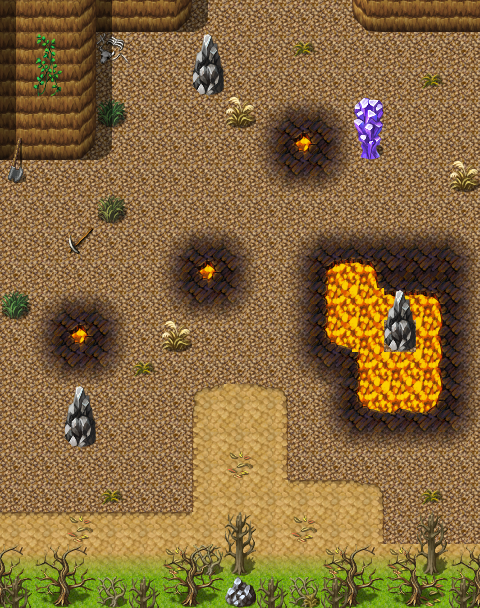

A 2D game scene composited from a Tiled map and its tileset images. What follows is a short description and the map's XML, with each tile layer's data collapsed to a summary:
An orthogonal 15x19 tile map with 32x32 px tiles, 4 tile layers (Ground, Objects, Above, Top), 1 hidden layer not drawn, 60 tilesets and 2 objects (mapchange, spawn).

<map version="1.8" tiledversion="1.8.4" orientation="orthogonal" renderorder="right-down" width="15" height="19" tilewidth="32" tileheight="32" infinite="0" nextlayerid="10" nextobjectid="3">
 <tileset firstgid="1" name="map_bed_1" tilewidth="32" tileheight="32" tilecount="128" columns="16">
  <image source="../drawable/map_bed_1.png" width="512" height="256" />
 </tileset>
 <tileset firstgid="129" name="map_border_1" tilewidth="32" tileheight="32" tilecount="128" columns="16">
  <image source="../drawable/map_border_1.png" width="512" height="256" />
 </tileset>
 <tileset firstgid="257" name="map_bridge_1" tilewidth="32" tileheight="32" tilecount="128" columns="16">
  <image source="../drawable/map_bridge_1.png" width="512" height="256" />
 </tileset>
 <tileset firstgid="385" name="map_bridge_2" tilewidth="32" tileheight="32" tilecount="128" columns="16">
  <image source="../drawable/map_bridge_2.png" width="512" height="256" />
 </tileset>
 <tileset firstgid="513" name="map_broken_1" tilewidth="32" tileheight="32" tilecount="128" columns="16">
  <image source="../drawable/map_broken_1.png" width="512" height="256" />
 </tileset>
 <tileset firstgid="641" name="map_cavewall_1" tilewidth="32" tileheight="32" tilecount="108" columns="18">
  <image source="../drawable/map_cavewall_1.png" width="576" height="192" />
 </tileset>
 <tileset firstgid="749" name="map_cavewall_2" tilewidth="32" tileheight="32" tilecount="108" columns="18">
  <image source="../drawable/map_cavewall_2.png" width="576" height="192" />
 </tileset>
 <tileset firstgid="857" name="map_cavewall_3" tilewidth="32" tileheight="32" tilecount="108" columns="18">
  <image source="../drawable/map_cavewall_3.png" width="576" height="192" />
 </tileset>
 <tileset firstgid="965" name="map_cavewall_4" tilewidth="32" tileheight="32" tilecount="108" columns="18">
  <image source="../drawable/map_cavewall_4.png" width="576" height="192" />
 </tileset>
 <tileset firstgid="1073" name="map_chair_table_1" tilewidth="32" tileheight="32" tilecount="128" columns="16">
  <image source="../drawable/map_chair_table_1.png" width="512" height="256" />
 </tileset>
 <tileset firstgid="1201" name="map_chair_table_2" tilewidth="32" tileheight="32" tilecount="128" columns="16">
  <image source="../drawable/map_chair_table_2.png" width="512" height="256" />
 </tileset>
 <tileset firstgid="1329" name="map_crate_1" tilewidth="32" tileheight="32" tilecount="128" columns="16">
  <image source="../drawable/map_crate_1.png" width="512" height="256" />
 </tileset>
 <tileset firstgid="1457" name="map_cupboard_1" tilewidth="32" tileheight="32" tilecount="128" columns="16">
  <image source="../drawable/map_cupboard_1.png" width="512" height="256" />
 </tileset>
 <tileset firstgid="1585" name="map_curtain_1" tilewidth="32" tileheight="32" tilecount="128" columns="16">
  <image source="../drawable/map_curtain_1.png" width="512" height="256" />
 </tileset>
 <tileset firstgid="1713" name="map_entrance_1" tilewidth="32" tileheight="32" tilecount="128" columns="16">
  <image source="../drawable/map_entrance_1.png" width="512" height="256" />
 </tileset>
 <tileset firstgid="1841" name="map_entrance_2" tilewidth="32" tileheight="32" tilecount="128" columns="16">
  <image source="../drawable/map_entrance_2.png" width="512" height="256" />
 </tileset>
 <tileset firstgid="1969" name="map_fence_1" tilewidth="32" tileheight="32" tilecount="128" columns="16">
  <image source="../drawable/map_fence_1.png" width="512" height="256" />
 </tileset>
 <tileset firstgid="2097" name="map_fence_2" tilewidth="32" tileheight="32" tilecount="128" columns="16">
  <image source="../drawable/map_fence_2.png" width="512" height="256" />
 </tileset>
 <tileset firstgid="2225" name="map_fence_3" tilewidth="32" tileheight="32" tilecount="128" columns="16">
  <image source="../drawable/map_fence_3.png" width="512" height="256" />
 </tileset>
 <tileset firstgid="2353" name="map_fence_4" tilewidth="32" tileheight="32" tilecount="128" columns="16">
  <image source="../drawable/map_fence_4.png" width="512" height="256" />
 </tileset>
 <tileset firstgid="2481" name="map_ground_1" tilewidth="32" tileheight="32" tilecount="128" columns="16">
  <image source="../drawable/map_ground_1.png" width="512" height="256" />
 </tileset>
 <tileset firstgid="2609" name="map_ground_2" tilewidth="32" tileheight="32" tilecount="128" columns="16">
  <image source="../drawable/map_ground_2.png" width="512" height="256" />
 </tileset>
 <tileset firstgid="2737" name="map_ground_3" tilewidth="32" tileheight="32" tilecount="128" columns="16">
  <image source="../drawable/map_ground_3.png" width="512" height="256" />
 </tileset>
 <tileset firstgid="2865" name="map_ground_4" tilewidth="32" tileheight="32" tilecount="128" columns="16">
  <image source="../drawable/map_ground_4.png" width="512" height="256" />
 </tileset>
 <tileset firstgid="2993" name="map_ground_5" tilewidth="32" tileheight="32" tilecount="128" columns="16">
  <image source="../drawable/map_ground_5.png" width="512" height="256" />
 </tileset>
 <tileset firstgid="3121" name="map_ground_6" tilewidth="32" tileheight="32" tilecount="128" columns="16">
  <image source="../drawable/map_ground_6.png" width="512" height="256" />
 </tileset>
 <tileset firstgid="3249" name="map_ground_7" tilewidth="32" tileheight="32" tilecount="128" columns="16">
  <image source="../drawable/map_ground_7.png" width="512" height="256" />
 </tileset>
 <tileset firstgid="3377" name="map_ground_8" tilewidth="32" tileheight="32" tilecount="128" columns="16">
  <image source="../drawable/map_ground_8.png" width="512" height="256" />
 </tileset>
 <tileset firstgid="3505" name="map_house_1" tilewidth="32" tileheight="32" tilecount="128" columns="16">
  <image source="../drawable/map_house_1.png" width="512" height="256" />
 </tileset>
 <tileset firstgid="3633" name="map_house_2" tilewidth="32" tileheight="32" tilecount="128" columns="16">
  <image source="../drawable/map_house_2.png" width="512" height="256" />
 </tileset>
 <tileset firstgid="3761" name="map_indoor_1" tilewidth="32" tileheight="32" tilecount="128" columns="16">
  <image source="../drawable/map_indoor_1.png" width="512" height="256" />
 </tileset>
 <tileset firstgid="3889" name="map_indoor_2" tilewidth="32" tileheight="32" tilecount="128" columns="16">
  <image source="../drawable/map_indoor_2.png" width="512" height="256" />
 </tileset>
 <tileset firstgid="4017" name="map_kitchen_1" tilewidth="32" tileheight="32" tilecount="128" columns="16">
  <image source="../drawable/map_kitchen_1.png" width="512" height="256" />
 </tileset>
 <tileset firstgid="4145" name="map_outdoor_1" tilewidth="32" tileheight="32" tilecount="128" columns="16">
  <image source="../drawable/map_outdoor_1.png" width="512" height="256" />
 </tileset>
 <tileset firstgid="4273" name="map_pillar_1" tilewidth="32" tileheight="32" tilecount="128" columns="16">
  <image source="../drawable/map_pillar_1.png" width="512" height="256" />
 </tileset>
 <tileset firstgid="4401" name="map_pillar_2" tilewidth="32" tileheight="32" tilecount="128" columns="16">
  <image source="../drawable/map_pillar_2.png" width="512" height="256" />
 </tileset>
 <tileset firstgid="4529" name="map_plant_1" tilewidth="32" tileheight="32" tilecount="128" columns="16">
  <image source="../drawable/map_plant_1.png" width="512" height="256" />
 </tileset>
 <tileset firstgid="4657" name="map_plant_2" tilewidth="32" tileheight="32" tilecount="128" columns="16">
  <image source="../drawable/map_plant_2.png" width="512" height="256" />
 </tileset>
 <tileset firstgid="4785" name="map_rock_1" tilewidth="32" tileheight="32" tilecount="128" columns="16">
  <image source="../drawable/map_rock_1.png" width="512" height="256" />
 </tileset>
 <tileset firstgid="4913" name="map_rock_2" tilewidth="32" tileheight="32" tilecount="128" columns="16">
  <image source="../drawable/map_rock_2.png" width="512" height="256" />
 </tileset>
 <tileset firstgid="5041" name="map_roof_1" tilewidth="32" tileheight="32" tilecount="128" columns="16">
  <image source="../drawable/map_roof_1.png" width="512" height="256" />
 </tileset>
 <tileset firstgid="5169" name="map_roof_2" tilewidth="32" tileheight="32" tilecount="128" columns="16">
  <image source="../drawable/map_roof_2.png" width="512" height="256" />
 </tileset>
 <tileset firstgid="5297" name="map_roof_3" tilewidth="32" tileheight="32" tilecount="128" columns="16">
  <image source="../drawable/map_roof_3.png" width="512" height="256" />
 </tileset>
 <tileset firstgid="5425" name="map_shop_1" tilewidth="32" tileheight="32" tilecount="128" columns="16">
  <image source="../drawable/map_shop_1.png" width="512" height="256" />
 </tileset>
 <tileset firstgid="5553" name="map_sign_ladder_1" tilewidth="32" tileheight="32" tilecount="128" columns="16">
  <image source="../drawable/map_sign_ladder_1.png" width="512" height="256" />
 </tileset>
 <tileset firstgid="5681" name="map_table_1" tilewidth="32" tileheight="32" tilecount="128" columns="16">
  <image source="../drawable/map_table_1.png" width="512" height="256" />
 </tileset>
 <tileset firstgid="5809" name="map_trail_1" tilewidth="32" tileheight="32" tilecount="128" columns="16">
  <image source="../drawable/map_trail_1.png" width="512" height="256" />
 </tileset>
 <tileset firstgid="5937" name="map_transition_1" tilewidth="32" tileheight="32" tilecount="128" columns="16">
  <image source="../drawable/map_transition_1.png" width="512" height="256" />
 </tileset>
 <tileset firstgid="6065" name="map_transition_2" tilewidth="32" tileheight="32" tilecount="128" columns="16">
  <image source="../drawable/map_transition_2.png" width="512" height="256" />
 </tileset>
 <tileset firstgid="6193" name="map_transition_3" tilewidth="32" tileheight="32" tilecount="128" columns="16">
  <image source="../drawable/map_transition_3.png" width="512" height="256" />
 </tileset>
 <tileset firstgid="6321" name="map_transition_4" tilewidth="32" tileheight="32" tilecount="128" columns="16">
  <image source="../drawable/map_transition_4.png" width="512" height="256" />
 </tileset>
 <tileset firstgid="6449" name="map_transition_5" tilewidth="32" tileheight="32" tilecount="128" columns="16">
  <image source="../drawable/map_transition_5.png" width="512" height="256" />
 </tileset>
 <tileset firstgid="6577" name="map_tree_1" tilewidth="32" tileheight="32" tilecount="128" columns="16">
  <image source="../drawable/map_tree_1.png" width="512" height="256" />
 </tileset>
 <tileset firstgid="6705" name="map_tree_2" tilewidth="32" tileheight="32" tilecount="128" columns="16">
  <image source="../drawable/map_tree_2.png" width="512" height="256" />
 </tileset>
 <tileset firstgid="6833" name="map_wall_1" tilewidth="32" tileheight="32" tilecount="128" columns="16">
  <image source="../drawable/map_wall_1.png" width="512" height="256" />
 </tileset>
 <tileset firstgid="6961" name="map_wall_2" tilewidth="32" tileheight="32" tilecount="120" columns="15">
  <image source="../drawable/map_wall_2.png" width="480" height="256" />
 </tileset>
 <tileset firstgid="7081" name="map_wall_3" tilewidth="32" tileheight="32" tilecount="120" columns="15">
  <image source="../drawable/map_wall_3.png" width="480" height="256" />
 </tileset>
 <tileset firstgid="7201" name="map_wall_4" tilewidth="32" tileheight="32" tilecount="120" columns="15">
  <image source="../drawable/map_wall_4.png" width="480" height="256" />
 </tileset>
 <tileset firstgid="7321" name="map_window_1" tilewidth="32" tileheight="32" tilecount="128" columns="16">
  <image source="../drawable/map_window_1.png" width="512" height="256" />
 </tileset>
 <tileset firstgid="7449" name="map_window_2" tilewidth="32" tileheight="32" tilecount="128" columns="16">
  <image source="../drawable/map_window_2.png" width="512" height="256" />
 </tileset>
 <layer id="1" name="Ground" width="15" height="19">
  <data>[285 cells, 285 non-empty, 10 distinct tile ids]</data>
 </layer>
 <layer id="2" name="Objects" width="15" height="19">
  <data>[285 cells, 122 non-empty, 42 distinct tile ids]</data>
 </layer>
 <layer id="3" name="Above" width="15" height="19">
  <data>[285 cells, 35 non-empty, 12 distinct tile ids]</data>
 </layer>
 <layer id="4" name="Top" width="15" height="19">
  <data>[285 cells, 6 non-empty, 3 distinct tile ids]</data>
 </layer>
 <layer id="5" name="Walkable" width="15" height="19" visible="0">
  <data>[285 cells, 82 non-empty, 1 distinct tile ids]</data>
 </layer>
 <objectgroup id="6" name="Mapevents">
  <object id="1" name="west" type="mapchange" x="0" y="512" width="32" height="64">
   <properties>
    <property name="map" value="way_to_sullengard_east_ravine" />
    <property name="place" value="east" />
   </properties>
  </object>
 </objectgroup>
 <objectgroup id="7" name="Spawn">
  <object id="2" name="yellow_tooth_spawn1" type="spawn" x="64" y="544" width="352" height="32">
   <properties>
    <property name="quantity" value="2" />
    <property name="spawngroup" value="yellow_tooth" />
   </properties>
  </object>
 </objectgroup>
 <objectgroup id="8" name="Keys" />
 <objectgroup id="9" name="Replace" />
</map>
